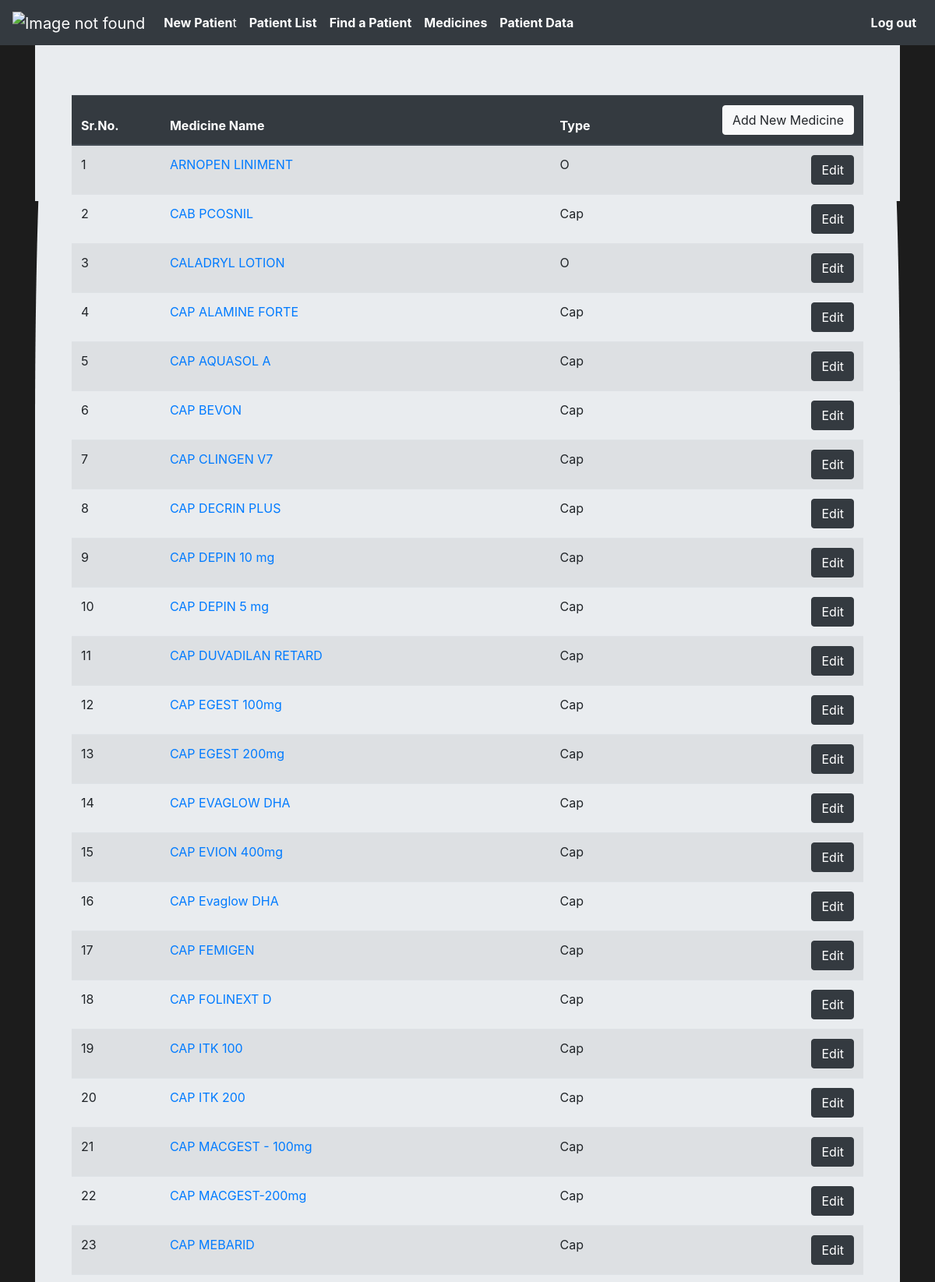
The page /medicine_list/ (signed in, upper part) on the database its author committed.
### patient_entry/models.py (models this page shows, shortened)
class Medicines(models.Model):
    Medicine_name = models.CharField(max_length=128)
    T_or_S = (('Cap','Capsule'),
             ('Syr','Syrup'),
             ('Tab','Tablet'),
             ('Susp','Susp'),
             ('Oint','Ointment'),
             ('Drop','Drop'),
             ('Pow','Powder'),
             ('Inj','Injection'),
             ('O','Other'))
    Tablet_or_Syrup = models.CharField(max_length=5,choices=T_or_S)
    Ingredient_Drugs = models.CharField(max_length=128,blank=True)

### patient_entry/views.py (the view)
# urls.py: path('medicine_list/',views.MedicineListView.as_view(),name='medicine_list'),
class MedicineListView(LoginRequiredMixin,ListView):
    login_url = '/login/'
    redirect_field_name = 'nextpage'
    model = Medicines
    def get_queryset(self):
        return Medicines.objects.order_by('Medicine_name')

### patient_entry/templates/patient_entry/medicines_list.html
{% extends "index.html" %}
{% block content %}
{% if medicines_list %}
<div class="container">
    <table class="table table-striped">
      <thead class="thead-dark">
        <th>Sr.No.</th>
        <th>Medicine Name</th>
        <th>Type</th>
        <th><a class="btn btn-light" href="{% url 'add_medicine' %}" style="float: right;">Add New Medicine</a></th>
      </thead>
      {% for medicine in medicines_list %}
      <tr>
        <td>{{forloop.counter}}</td>
        <td>  <a href="{% url 'medicine_detail' pk=medicine.pk %}">{{medicine.Medicine_name}}</a>  </td>
        <td>{{medicine.Tablet_or_Syrup}}</td>
        <td><a href="{% url 'medicine_update' pk=medicine.pk %}" class="btn btn-dark" style="float: right;">Edit</a></td>
      </tr>
      {% empty %}
        <h1>No Medicines Added Yet</h1>
      {% endfor %}
    </table>
</div>
{% else %}
  <h2>No Medicines Added yet</h2>
  <a class="btn btn-dark" href="{% url 'add_medicine' %}" style="margin-top:5%;">Add New Medicine</a>
{% endif %}
{% endblock  %}

### templates/index.html (shortened to what this page needs)
<!DOCTYPE html>
{% load static %}
<html lang="en" dir="ltr">
  <head>
    <link rel="stylesheet" href="{% static 'css/master.css' %}">
    <link rel="stylesheet" href="{% static 'css/bootstrap.css' %}">
  </head>
  <body>
    <nav class="navbar navbar-expand-lg navbar-dark bg-dark">
        <a class="navbar-brand" href="{% url 'index' %}"><img src="{% static 'patient_entry/Logo.png' %}" alt="Image not found"></a>
        <div class="collapse navbar-collapse" id="navbarSupportedContent">
          <ul class="navbar-nav mr-auto">
            {% if user.is_authenticated %}
            <li class="nav-item active">
              <a class="nav-link" href="{% url 'create_patient' %}"><b>New Patien</b>t <span class="sr-only">(current)</span></a>
            </li>
            <li class="nav-item active">
              <a class="nav-link" href="{% url 'list' %}"><b>Patient List</b> <span class="sr-only">(current)</span></a>
            </li>
            <li class="nav-item active">
              <a class="nav-link" href="{% url 'find' %}"><b>Find a Patient</b> <span class="sr-only">(current)</span></a>
            </li>
            <li class="nav-item active">
              <a class="nav-link" href="{% url 'medicine_list' %}"><b>Medicines</b> <span class="sr-only">(current)</span></a>
            </li>
            <li class="nav-item active">
              <a class="nav-link" href="{% url 'processed_data:options' %}"><b>Patient Data</b> <span class="sr-only">(current)</span></a>
            </li>
            {% else %}
            <li class="nav-item active">
              <a class="nav-link" href="{% url 'login' %}"><b>Login</b> <span class="sr-only">(current)</span></a>
            </li>
            {% endif %}
          </ul>
        </div>
        <div class="pull-right">
          {% if user.is_authenticated %}
          <ul class="navbar-nav mr-auto">
            <li class="nav-item active">
              <a class="nav-link" href="{% url 'logout' %}"><b>Log out</b> <span class="sr-only">(current)</span></a>
            </li>
          </ul>
        {% endif %}
        </div>
      </nav>
      <div class="container">
        <div class="jumbo">
          <div class="jumbotron">
            {% block content %}{% endblock  %}
          </div>
          </div>
        </div>
  </body>
</html>

### patient_entry/static/css/master.css (style rules this page uses)
img { width: 220px; height: 50px; }

### templates/index.html (style rules this page uses)
body { background-color: rgba(28, 28, 28, 1); }
.jumbotron { border-radius: 2%; }
.jumbo { width: auto; height: 200px; background-color: rgba(233, 236, 239, 1); }

### rows shown on the page
Medicines: Medicine_name "ARNOPEN LINIMENT", Tablet_or_Syrup "O"
Medicines: Medicine_name "CAB PCOSNIL", Tablet_or_Syrup "Cap"
Medicines: Medicine_name "CALADRYL LOTION", Tablet_or_Syrup "O"
Medicines: Medicine_name "CAP ALAMINE FORTE", Tablet_or_Syrup "Cap"
Medicines: Medicine_name "CAP AQUASOL A", Tablet_or_Syrup "Cap"
Medicines: Medicine_name "CAP BEVON", Tablet_or_Syrup "Cap"
Medicines: Medicine_name "CAP CLINGEN V7", Tablet_or_Syrup "Cap"
Medicines: Medicine_name "CAP DECRIN PLUS", Tablet_or_Syrup "Cap"
Medicines: Medicine_name "CAP DEPIN 10 mg", Tablet_or_Syrup "Cap"
Medicines: Medicine_name "CAP DEPIN 5 mg", Tablet_or_Syrup "Cap"
Medicines: Medicine_name "CAP DUVADILAN RETARD", Tablet_or_Syrup "Cap"
Medicines: Medicine_name "CAP EGEST 100mg", Tablet_or_Syrup "Cap"
Medicines: Medicine_name "CAP EGEST 200mg", Tablet_or_Syrup "Cap"
Medicines: Medicine_name "CAP EVAGLOW DHA", Tablet_or_Syrup "Cap"
Medicines: Medicine_name "CAP EVION 400mg", Tablet_or_Syrup "Cap"
Medicines: Medicine_name "CAP Evaglow DHA", Tablet_or_Syrup "Cap"
Medicines: Medicine_name "CAP FEMIGEN", Tablet_or_Syrup "Cap"
Medicines: Medicine_name "CAP FOLINEXT D", Tablet_or_Syrup "Cap"
Medicines: Medicine_name "CAP ITK 100", Tablet_or_Syrup "Cap"
Medicines: Medicine_name "CAP ITK 200", Tablet_or_Syrup "Cap"
Medicines: Medicine_name "CAP MACGEST - 100mg", Tablet_or_Syrup "Cap"
Medicines: Medicine_name "CAP MACGEST-200mg", Tablet_or_Syrup "Cap"
Medicines: Medicine_name "CAP MEBARID", Tablet_or_Syrup "Cap"
